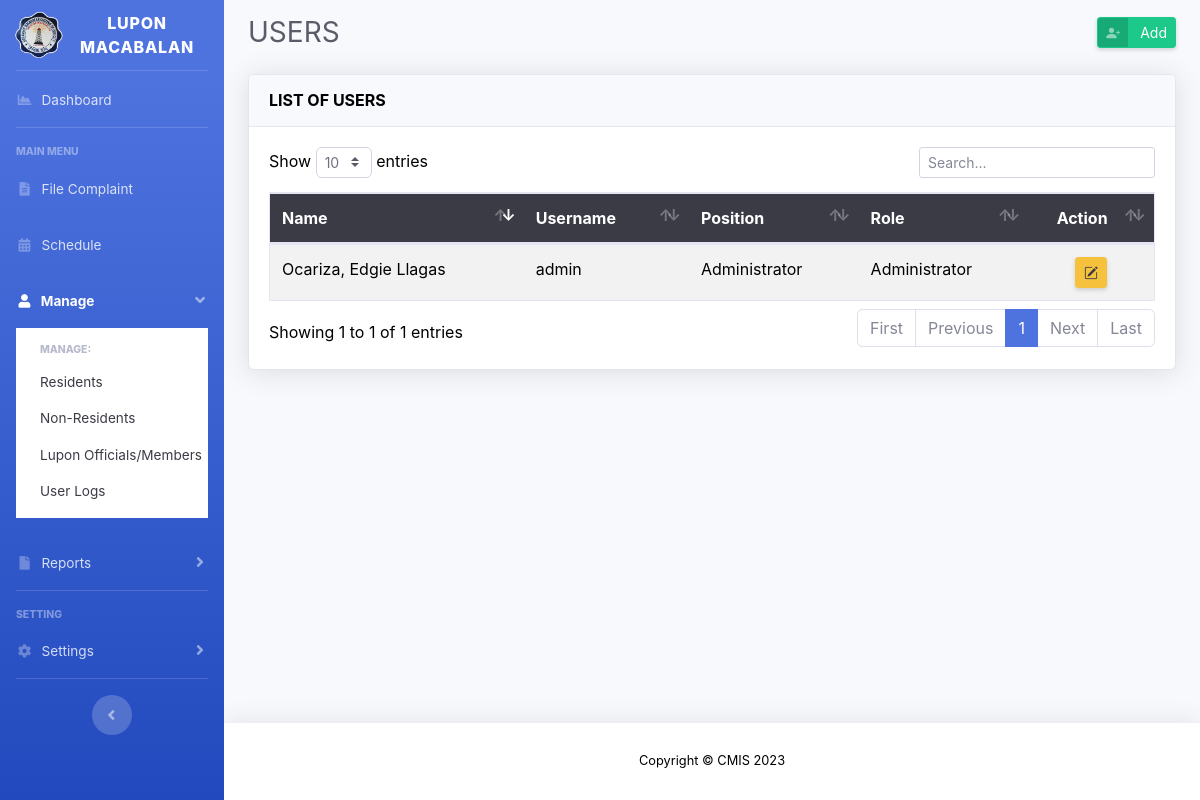
/users.php (signed in), run on the app's committed database.
### tables this page shows
CREATE TABLE `tbl_users` (
  `user_id` int(11) unsigned NOT NULL AUTO_INCREMENT,
  `lupon_id` int(11) NOT NULL,
  `user_username` varchar(50) DEFAULT NULL,
  `user_password` varchar(50) DEFAULT NULL,
  `role` int(2) DEFAULT 0,
  `user_regDateTime` timestamp NULL DEFAULT current_timestamp() ON UPDATE current_timestamp(),
  PRIMARY KEY (`user_id`),
  KEY `lupon_id` (`lupon_id`)
);

CREATE TABLE `tbl_residents` (
  `res_id` int(15) unsigned NOT NULL AUTO_INCREMENT,
  `res_fname` varchar(50) NOT NULL,
  `res_mname` varchar(50) NOT NULL,
  `res_lname` varchar(50) NOT NULL,
  `res_suffix` varchar(5) NOT NULL,
  `res_birthday` date NOT NULL,
  `res_age` int(3) NOT NULL,
  `res_gender` text NOT NULL,
  `res_cstatus` text NOT NULL,
  `zone_id` int(11) NOT NULL,
  `res_contact` varchar(11) NOT NULL,
  `res_regDateTime` timestamp NOT NULL DEFAULT current_timestamp(),
  `res_moddatetime` timestamp NOT NULL DEFAULT current_timestamp() ON UPDATE current_timestamp(),
  PRIMARY KEY (`res_id`),
  KEY `zone_id` (`zone_id`)
);

CREATE TABLE `tbl_positions` (
  `pos_id` int(11) unsigned NOT NULL AUTO_INCREMENT,
  `pos_name` varchar(50) DEFAULT NULL,
  `pos_description` text NOT NULL,
  `pos_regdatetime` timestamp NOT NULL DEFAULT current_timestamp(),
  PRIMARY KEY (`pos_id`)
);

### users.php (the view, shortened to what this page needs)
<?php
include 'layouts/header.php';
include 'config/connection.php';
$user = $connection->query("SELECT * FROM tbl_users u, tbl_lupon l, tbl_residents r WHERE u.lupon_id = l.lupon_id AND l.res_id = r.res_id AND l.status = 1");
?>
<div id="content">
	<div class="container-fluid">
		<div class="d-sm-flex align-items-center justify-content-between mb-4">
			<h1 class="h3 mb-0 text-gray-800">USERS</h1>
			<a href="#" class="d-none d-sm-inline-block ml-auto btn btn-sm btn-success btn-icon-split shadow-sm" data-toggle="modal" data-target="#addUserModal">
				<span class="icon text-white-50">
					<i class="bi bi-person-plus-fill"></i>
				</span>
				<span class="text">Add</span>
			</a>
		</div>
		<div class="card shadow mb-4">
			<div class="card-header py-3">
              	<h6 class="m-0 font-weight-bold">LIST OF USERS</h6>
            </div>
            <div class="card-body">
            	<div class="table-responsive">
            		<table class="table table-striped border text-dark" id="table_desc" width="100%">
            			<thead class="bg-gray-900 text-white">
            				<tr>
								<th>Name</th>
								<th>Username</th>
								<th>Position</th>
								<th>Role</th>
								<th class="text-center">Action</th>
            				</tr>
            			</thead>
            			<tbody>
            				<?php
							if ($user->num_rows > 0) {
								while ($row = $user->fetch_assoc()) {
									?>
									<tr>
										<td><?= $row['res_lname'] . ', ' . $row['res_fname'] . ' ' . $row['res_mname'] ?></td>
										<td><?= $row['user_username'] ?></td>
										<td>
											<?php
											$pos_id = $row['pos_id'];
											$p = "SELECT * FROM tbl_positions WHERE pos_id = '$pos_id'";
											$pdata = $connection->query($p)->fetch_assoc();
											echo $pdata['pos_name']
											?>
										</td>
										<td>
											<?php
											if ($row['role'] == 0) {
												echo "User";
											} else {
												echo "Administrator";
											}
											?>
										</td>
										<td class="text-center"><a href="" class="d-none d-sm-inline-block btn btn-warning btn-sm shadow-sm" data-toggle="modal" data-target="#editUserModal<?= $row['user_id'] ?>" data-toggle="tooltip" title="Edit"><i class="bi bi-pencil-square text-gray-900"></i></a></td>
									</tr>
									<?php
								}
							}
							?>
            			</tbody>
            		</table>
            	</div>
            </div>
		</div>
	</div>
</div>
<?php
include 'layouts/footer.php';
?>

### layouts/header.php (style rules this page uses)
body { color: black !important; }
#content { margin-top: 1rem; }
body { background-color: black !important; }
.text-black, table td, table tbody th { color: black !important; }

### data on the page
tbl_users: tbl_residents.res_lname "Ocariza", tbl_residents.res_fname "Edgie", tbl_residents.res_mname "Llagas", user_username "admin", tbl_positions.pos_name "Administrator", role "Administrator"
